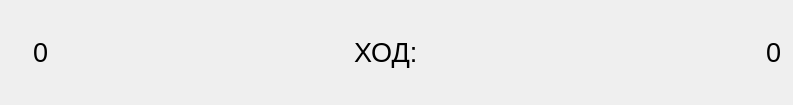
<?xml version="1.0" encoding="UTF-8"?>
<ui version="4.0">
 <class>HeaderWidget</class>
 <widget class="QWidget" name="HeaderWidget">
  <property name="geometry">
   <rect>
    <x>0</x>
    <y>0</y>
    <width>793</width>
    <height>105</height>
   </rect>
  </property>
  <property name="windowTitle">
   <string>Form</string>
  </property>
  <layout class="QHBoxLayout" name="horizontalLayout">
   <item>
    <widget class="PlayerLabel" name="firstLabel">
     <property name="sizePolicy">
      <sizepolicy hsizetype="Maximum" vsizetype="Maximum">
       <horstretch>0</horstretch>
       <verstretch>0</verstretch>
      </sizepolicy>
     </property>
     <property name="font">
      <font>
       <pointsize>20</pointsize>
      </font>
     </property>
     <property name="text">
      <string/>
     </property>
    </widget>
   </item>
   <item>
    <widget class="QLabel" name="firstScoreLabel">
     <property name="sizePolicy">
      <sizepolicy hsizetype="Maximum" vsizetype="Maximum">
       <horstretch>0</horstretch>
       <verstretch>0</verstretch>
      </sizepolicy>
     </property>
     <property name="font">
      <font>
       <pointsize>20</pointsize>
      </font>
     </property>
     <property name="text">
      <string>0</string>
     </property>
    </widget>
   </item>
   <item>
    <spacer name="horizontalSpacer_2">
     <property name="sizePolicy">
      <sizepolicy hsizetype="Maximum" vsizetype="Minimum">
       <horstretch>0</horstretch>
       <verstretch>0</verstretch>
      </sizepolicy>
     </property>
     <property name="font">
      <font>
       <pointsize>20</pointsize>
      </font>
     </property>
     <property name="orientation">
      <enum>Qt::Horizontal</enum>
     </property>
     <property name="sizeHint" stdset="0">
      <size>
       <width>40</width>
       <height>20</height>
      </size>
     </property>
    </spacer>
   </item>
   <item>
    <widget class="QLabel" name="label">
     <property name="sizePolicy">
      <sizepolicy hsizetype="Maximum" vsizetype="Maximum">
       <horstretch>0</horstretch>
       <verstretch>0</verstretch>
      </sizepolicy>
     </property>
     <property name="font">
      <font>
       <pointsize>20</pointsize>
      </font>
     </property>
     <property name="text">
      <string>ХОД:</string>
     </property>
    </widget>
   </item>
   <item>
    <widget class="PlayerLabel" name="currStepLabel">
     <property name="sizePolicy">
      <sizepolicy hsizetype="Maximum" vsizetype="Maximum">
       <horstretch>0</horstretch>
       <verstretch>0</verstretch>
      </sizepolicy>
     </property>
     <property name="font">
      <font>
       <pointsize>20</pointsize>
      </font>
     </property>
     <property name="text">
      <string/>
     </property>
    </widget>
   </item>
   <item>
    <spacer name="horizontalSpacer">
     <property name="sizePolicy">
      <sizepolicy hsizetype="Maximum" vsizetype="Minimum">
       <horstretch>0</horstretch>
       <verstretch>0</verstretch>
      </sizepolicy>
     </property>
     <property name="font">
      <font>
       <pointsize>20</pointsize>
      </font>
     </property>
     <property name="orientation">
      <enum>Qt::Horizontal</enum>
     </property>
     <property name="sizeHint" stdset="0">
      <size>
       <width>40</width>
       <height>20</height>
      </size>
     </property>
    </spacer>
   </item>
   <item>
    <widget class="PlayerLabel" name="secondLabel">
     <property name="sizePolicy">
      <sizepolicy hsizetype="Maximum" vsizetype="Maximum">
       <horstretch>0</horstretch>
       <verstretch>0</verstretch>
      </sizepolicy>
     </property>
     <property name="font">
      <font>
       <pointsize>20</pointsize>
      </font>
     </property>
     <property name="text">
      <string/>
     </property>
    </widget>
   </item>
   <item>
    <widget class="QLabel" name="secondScoreLabel">
     <property name="sizePolicy">
      <sizepolicy hsizetype="Maximum" vsizetype="Maximum">
       <horstretch>0</horstretch>
       <verstretch>0</verstretch>
      </sizepolicy>
     </property>
     <property name="font">
      <font>
       <pointsize>20</pointsize>
      </font>
     </property>
     <property name="text">
      <string>0</string>
     </property>
    </widget>
   </item>
  </layout>
 </widget>
 <customwidgets>
  <customwidget>
   <class>PlayerLabel</class>
   <extends>QLabel</extends>
   <header>playerlabel.h</header>
  </customwidget>
 </customwidgets>
 <resources/>
 <connections/>
</ui>
